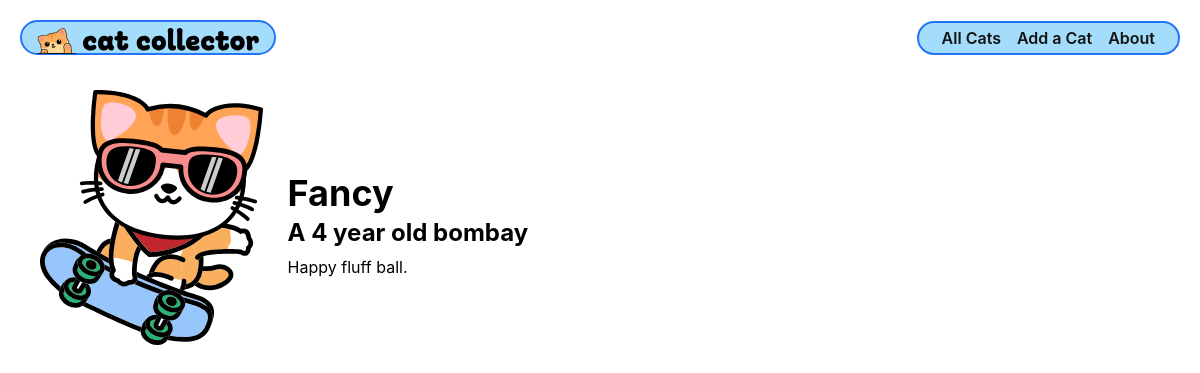
The page /cats/3/ on the database its author committed.
### main_app/models.py (models this page shows, shortened)
class Cat(models.Model):
    name = models.CharField(max_length=100)
    breed = models.CharField(max_length=100)
    description = models.TextField()
    age = models.IntegerField()

### main_app/views.py (the view)
# urls.py: path('cats/<int:cat_id>/', views.cat_detail, name='cat_detail'),  # Updated name
def cat_detail(request, cat_id):
    cat = Cat.objects.get(id=cat_id)
    return render(request, 'cats/detail.html', {
        'cat': cat
    })

### main_app/templates/cats/detail.html
{% extends 'base.html' %}
{% load static %}
{% block head %}
<link rel="stylesheet" href="{% static 'css/cats/cat-detail.css' %}" />
{% endblock %}
{% block content %}
<section class="cat-container">
  <div class="cat-img">
    <img src="{% static 'images/sk8r-boi-cat.svg' %}" alt="A skater boy cat" />
  </div>
  <div class="cat-details">
    <h1>{{ cat.name }}</h1>
    {% if cat.age > 0 %}
      <h2>A {{ cat.age }} year old {{ cat.breed }}</h2>
    {% else %}
      <h2>A {{ cat.breed }} kitten.</h2>
    {% endif %}
    <p>{{ cat.description }}</p>
  </div>
</section>
{% endblock %}

### main_app/static/css/base.css (style rules this page uses)
html { box-sizing: border-box; }
*, *::before, *::after { box-sizing: inherit; }
:root { font-size: 62.5%; }
body { margin: 0; display: flex; flex-direction: column; align-items: center; font-family: -apple-system, BlinkMacSystemFont, 'Segoe UI', 'Roboto', 'Oxygen', 'Ubuntu', 'Cantarell', 'Fira Sans', 'Droid Sans', 'Helvetica Neue', sans-serif; min-height: 100vh; --nav-bg: rgba(104, 197, 248, 0.7); --nav-bg-ff: rgba(104, 197, 248, 0.9); --borders: rgb(36, 116, 248) solid 2px; --text-color: rgb(17, 20, 17); --link-hover-color: rgb(16, 56, 158); --button-bg: rgb(245, 245, 245); --button-bg-hover: rgb(226, 226, 226); --submit: rgb(26, 128, 0); --warn: rgb(255, 102, 0); --danger: rgb(220, 20, 30); --secondary: rgb(57, 57, 57); --card-box-shadow: 5px 5px 6px -1px #aaa; --font-xtreme: 4.2rem; --font-xxl: 3.6rem; --font-xl: 2.4rem; --font-l: 1.8rem; --font-reg: 1.6rem; --card-border-radius: 6px; }
h2 { font-size: var(--font-xl); }

### main_app/static/css/cats/cat-detail.css (style rules this page uses)
.cat-container { padding: 35px 30px; display: flex; flex-direction: column; align-items: center; justify-content: center; }
.cat-img { width: 75%; max-width: 350px; }
.cat-details { width: 98%; }
.cat-details h1 { font-size: var(--font-xxl); margin: 15px 0 3px; }
.cat-details h2 { font-size: var(--font-xl); margin: 0 0 10px; margin-top: 0; margin-bottom: 10px; }
.cat-details p { font-size: var(--font-reg); margin: 5px 0; }
@media only screen and (min-width: 768px) { .cat-container { padding: 35px 30px; flex-direction: row; align-items: center; justify-content: start; } }
@media only screen and (min-width: 768px) { .cat-img { width: 25%; max-width: 250px; margin-right: 25px; } }

### rows shown on the page
Cat: name "Fancy", age "4", breed "bombay", description "Happy fluff ball."
